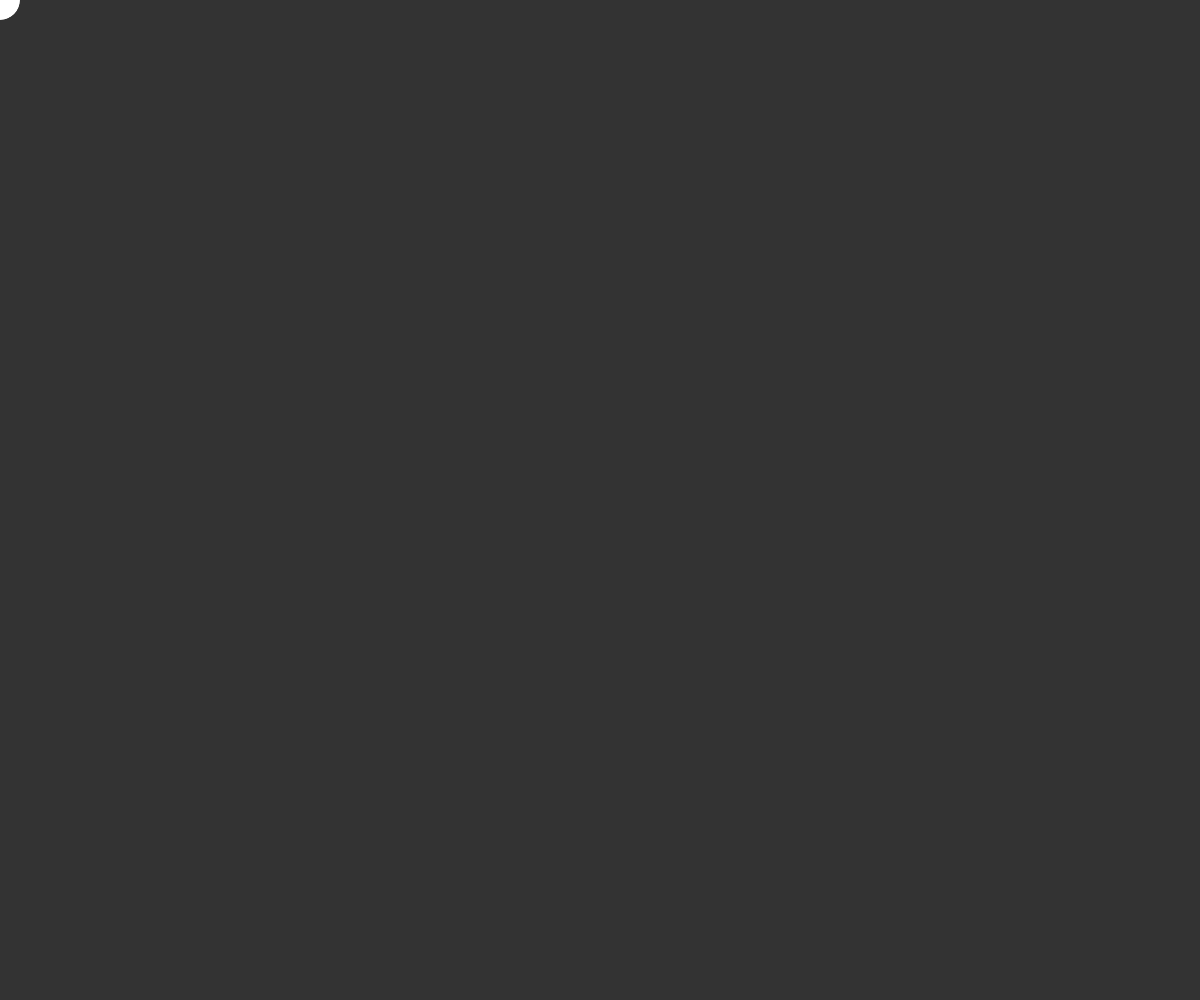
Frame 1 (no input)
Frame 60 (no input): identical to frame 1, image omitted
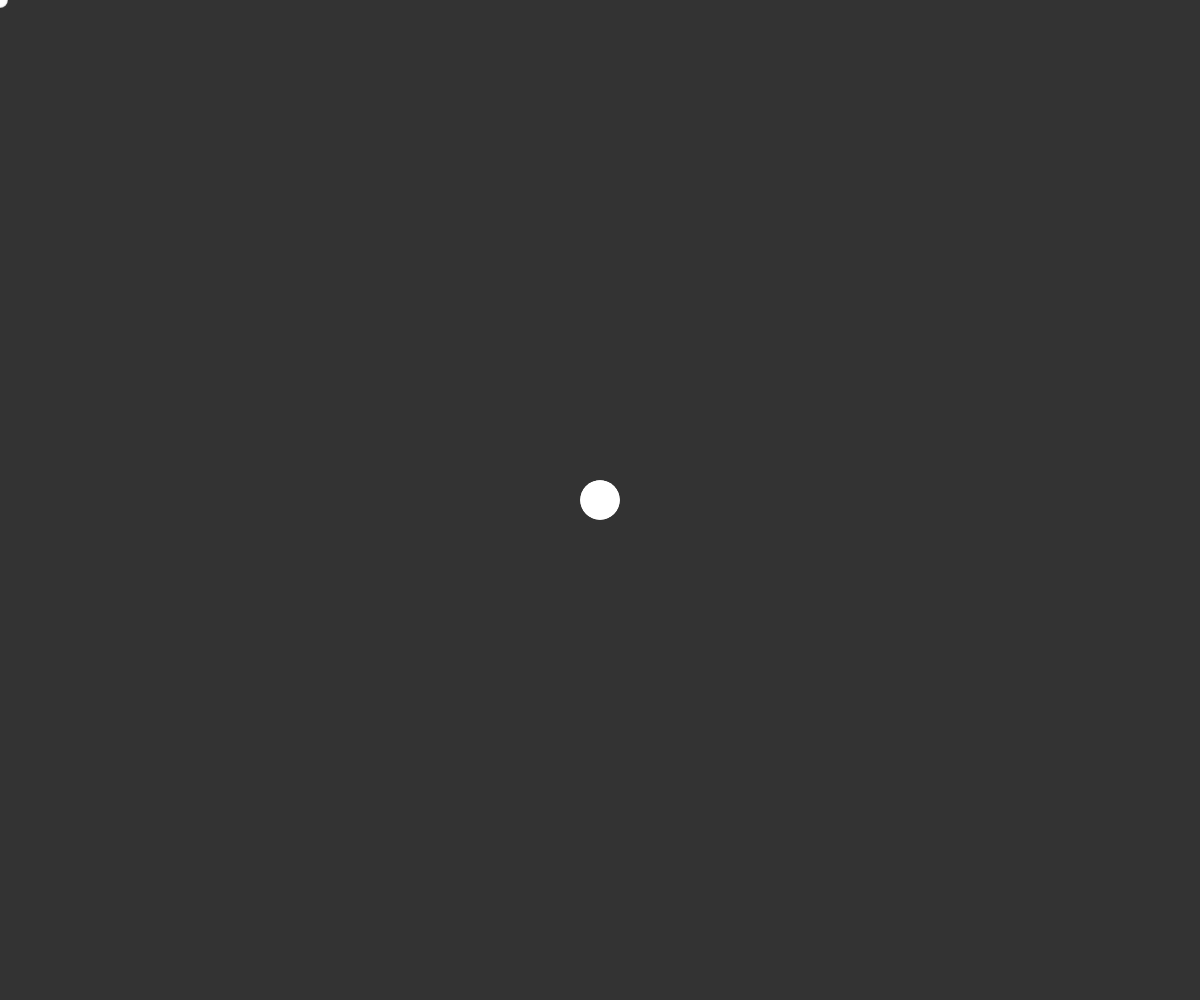
Frame 120 (the mouse pressed at the canvas centre since frame 60)

The p5.js sketch that drew these frames (run headless with seeded random() and noise() and a simulated clock; from frame 60 on, the mouse is pressed at the canvas centre):

// p5.js sketch
// ── sketch.js
var max_particles = 100;
var particle_size = 40;
var particles;
var current = 0;

function setup() {
  createCanvas(windowWidth, windowHeight);
  frameRate(240);
  particles = Array(max_particles).fill(createVector(0, 0));
}

function draw() {
  background(51);

  particles[current] = createVector(mouseX, mouseY);
  
  noStroke();
  for (var i = 0; i < max_particles; i++) {
    var f = ((max_particles - current + i) % max_particles) / max_particles;
    fill(255, 255, 255, 255 * f);
    circle(particles[i].x, particles[i].y, particle_size * f);
  }

  current = ++current % max_particles;
}
